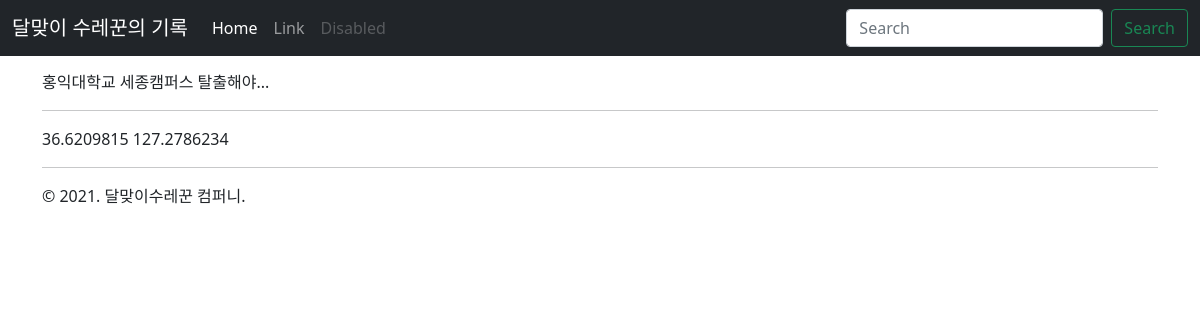
Page /travel/3/ on the committed database.
### travel/models.py (models this page shows)
class Post(models.Model):
    message = models.TextField(verbose_name="메세지")
    latitude = models.FloatField(verbose_name="위도")
    longitude = models.FloatField(verbose_name="경도")

### travel/views.py (the view)
# urls.py: path("<int:pk>/", views.post_detail, name="post_detail"),
def post_detail(request: HttpRequest, pk: int):  # pk는 프라이머리키의 약자
    post = Post.objects.get(pk=pk)
    return render(
        request,
        "travel/post_detail.html",
        {
            "post": post,
        },
    )

### travel/templates/travel/post_detail.html
{% extends "travel/layout.html" %}
{% block content %}
{{ post.message }}
<hr />
{{ post.latitude }}
{{ post.longitude }}
{% endblock %}

### travel/templates/travel/layout.html (style rules this page uses)
body { padding-top: 70px; }

### rows in the picture
Post: message "홍익대학교 세종캠퍼스 탈출해야...", latitude "36.6209815", longitude "127.2786234"
